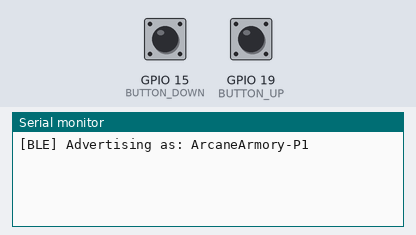
A sketch run on a simulated ESP32. On the bench: the last lines printed to the serial monitor. The inputs (shaded band) are chosen by the test bench; at power-on: GPIO 15 (BUTTON_DOWN) HIGH, GPIO 19 (BUTTON_UP) HIGH. Nothing arrives over Bluetooth unless stated; a phone connects over Bluetooth LE 3 s after start.

Above: at 1.2 s.
1.3 s: GPIO 15 (BUTTON_DOWN) pulled LOW for 0.15 s
At 2.0 s:
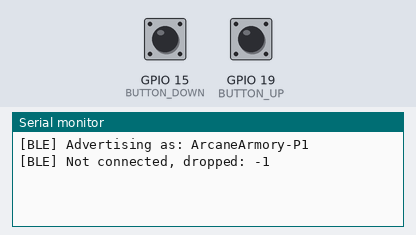
4.4 s: GPIO 19 (BUTTON_UP) pulled LOW for 0.15 s
At 5.6 s:
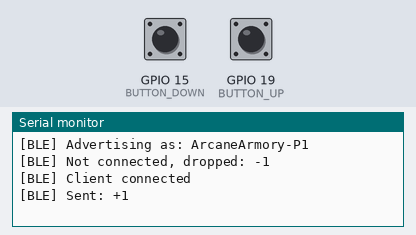
6.0 s: GPIO 15 (BUTTON_DOWN) pulled LOW for 1 s
At 6.7 s:
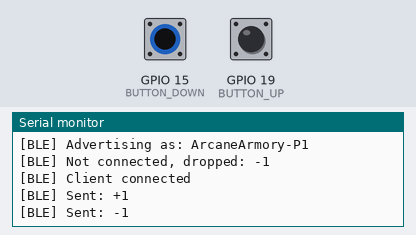

Measured:
- after the input at 1.3 s, the serial monitor: prints a new line at once (image 1)
- after the input at 4.4 s, the serial monitor: prints a new line at once (image 2)
- after the input at 6.0 s, the serial monitor: prints a new line at once (image 3)

The sketch:

sketch_mar5a.ino
```cpp
/**
 * Arcane Armory – ESP32 BLE Button Controller
 *
 * Sends BLE notifications to the Python bridge when UP or DOWN
 * buttons are pressed.
 *
 * Notification format: "+1" or "-1"
 *
 * UUIDs must match SERVICE_UUID / CHAR_EVENT_UUID in gpio_hp.py.
 *
 * Author: Alexander Preston
 * Course: ITAS 164
 */

#include <BLEDevice.h>
#include <BLEServer.h>
#include <BLEUtils.h>
#include <BLE2902.h>

// ---------------------------
// DEVICE CONFIG
// ---------------------------
#define DEVICE_NAME  "ArcaneArmory-P1"

// ---------------------------
// BLE UUIDs — must match gpio_hp.py
// ---------------------------
#define SERVICE_UUID  "8f3a2f10-6c5f-4c3d-a9a0-111111111111"
#define CHAR_UUID     "8f3a2f11-6c5f-4c3d-a9a0-222222222222"

// ---------------------------
// GPIO PINS
// ---------------------------
const int BUTTON_UP   = 19;
const int BUTTON_DOWN = 15;

// ---------------------------
// DEBOUNCE
// ---------------------------
const unsigned long DEBOUNCE_MS = 50;

int lastUpState = HIGH;
int lastDownState = HIGH;
unsigned long lastUpTime = 0;
unsigned long lastDownTime = 0;

// ---------------------------
// BLE STATE
// ---------------------------
BLECharacteristic* pCharacteristic = nullptr;
bool deviceConnected = false;

// Restart advertising when a client disconnects
class ArmoryServerCallbacks : public BLEServerCallbacks {
  void onConnect(BLEServer* pServer) override {
    deviceConnected = true;
    Serial.println("[BLE] Client connected");
  }

  void onDisconnect(BLEServer* pServer) override {
    deviceConnected = false;
    Serial.println("[BLE] Client disconnected, restarting advertising");
    delay(500);
    pServer->startAdvertising();
  }
};

// ---------------------------
// HELPERS
// ---------------------------

void sendNotify(const char* msg) {
  if (!deviceConnected || pCharacteristic == nullptr) {
    Serial.print("[BLE] Not connected, dropped: ");
    Serial.println(msg);
    return;
  }

  pCharacteristic->setValue((uint8_t*)msg, strlen(msg));
  pCharacteristic->notify();

  Serial.print("[BLE] Sent: ");
  Serial.println(msg);
}

void sendDelta(int delta) {
  char msg[4];
  snprintf(msg, sizeof(msg), "%+d", delta);  // "+1" or "-1"
  sendNotify(msg);
}

// ---------------------------
// SETUP
// ---------------------------
#include "esp_gap_ble_api.h"

void setup() {
  Serial.begin(115200);

  BLEDevice::init(DEVICE_NAME);

  //Increase BLE transmit power (MAX)
  esp_ble_tx_power_set(ESP_BLE_PWR_TYPE_DEFAULT, ESP_PWR_LVL_P9);
  esp_ble_tx_power_set(ESP_BLE_PWR_TYPE_ADV, ESP_PWR_LVL_P9);
  esp_ble_tx_power_set(ESP_BLE_PWR_TYPE_SCAN, ESP_PWR_LVL_P9);

  pinMode(BUTTON_UP, INPUT_PULLUP);
  pinMode(BUTTON_DOWN, INPUT_PULLUP);


  BLEServer* pServer = BLEDevice::createServer();
  pServer->setCallbacks(new ArmoryServerCallbacks());

  BLEService* pService = pServer->createService(SERVICE_UUID);

  pCharacteristic = pService->createCharacteristic(
    CHAR_UUID,
    BLECharacteristic::PROPERTY_NOTIFY
  );
  pCharacteristic->addDescriptor(new BLE2902());

  pService->start();

  BLEAdvertising* pAdvertising = BLEDevice::getAdvertising();
  pAdvertising->addServiceUUID(SERVICE_UUID);
  pAdvertising->setScanResponse(true);
  pAdvertising->start();

  Serial.print("[BLE] Advertising as: ");
  Serial.println(DEVICE_NAME);
}

// ---------------------------
// LOOP
// ---------------------------
void loop() {
  unsigned long now = millis();

  int upState = digitalRead(BUTTON_UP);
  int downState = digitalRead(BUTTON_DOWN);

  if (upState == LOW && lastUpState == HIGH) {
    if (now - lastUpTime >= DEBOUNCE_MS) {
      sendDelta(+1);
      lastUpTime = now;
    }
  }
  lastUpState = upState;

  if (downState == LOW && lastDownState == HIGH) {
    if (now - lastDownTime >= DEBOUNCE_MS) {
      sendDelta(-1);
      lastDownTime = now;
    }
  }
  lastDownState = downState;

  delay(5);
}
```
